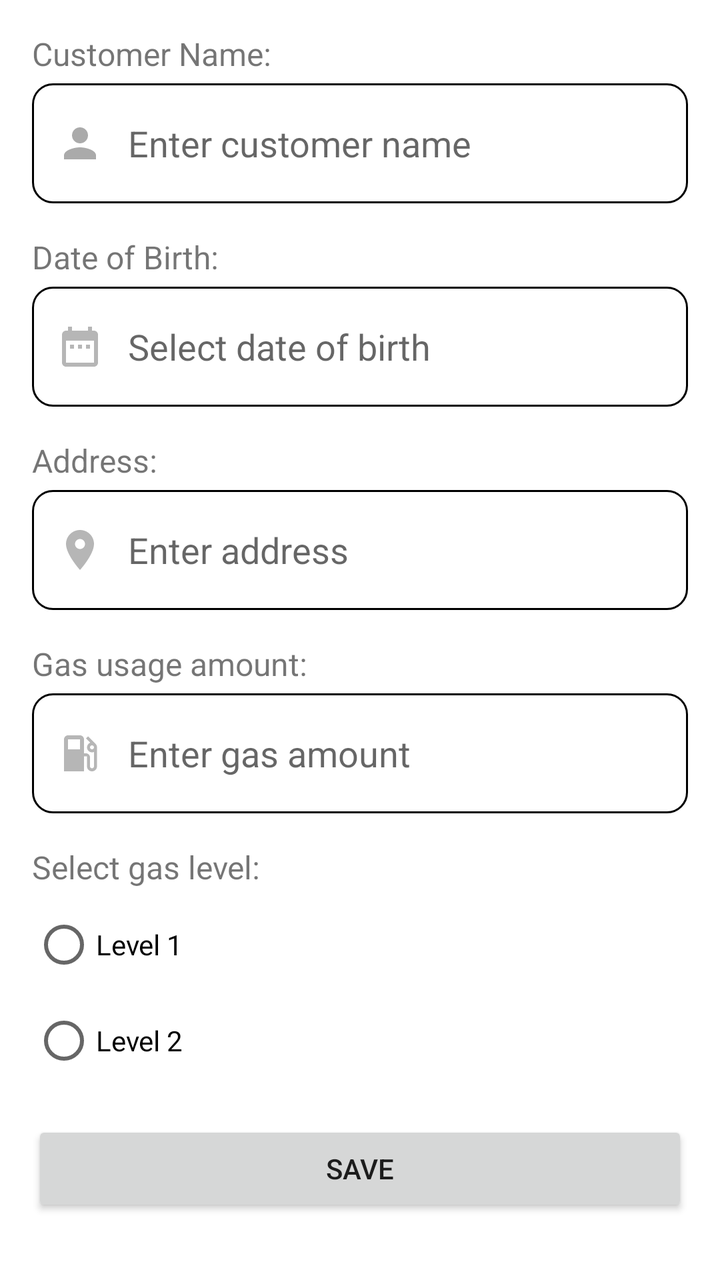
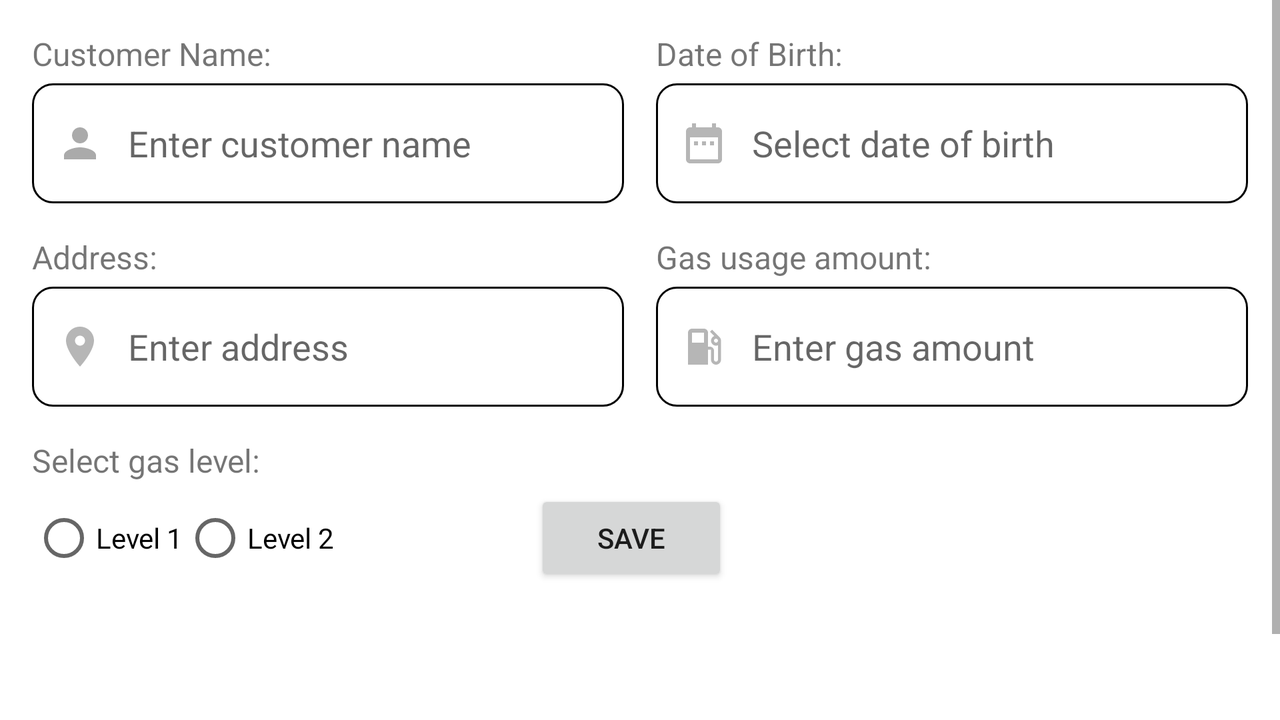

First picture: res/layout/ on a phone held upright. Second picture: the repository's own variant of that layout, on a device whose configuration matches the variant's folder. Source for both follows.
<!-- AndroidManifest.xml: application theme Theme.GasBillManagementS -->
<!-- res/layout/fragment_add_customer.xml -->
<?xml version="1.0" encoding="utf-8"?>
<LinearLayout xmlns:android="http://schemas.android.com/apk/res/android"
    xmlns:tools="http://schemas.android.com/tools"
    android:layout_width="match_parent"
    android:layout_height="match_parent"
    android:orientation="vertical"
    android:padding="16dp"
    tools:context=".ui.customer.AddCustomerFragment">

    <TextView
        android:layout_width="wrap_content"
        android:layout_height="wrap_content"
        android:text="Customer Name:"
        android:textSize="16sp"
        android:layout_marginBottom="4dp" />

    <EditText
        android:id="@+id/et_name"
        android:layout_width="match_parent"
        android:hint="Enter customer name"
        android:layout_height="60dp"
        android:paddingStart="12dp"
        android:paddingEnd="12dp"
        android:drawableStart="@drawable/custom_persom_icom"
        android:drawablePadding="12dp"
        android:background="@drawable/custom_input" />

    <TextView
        android:layout_width="wrap_content"
        android:layout_height="wrap_content"
        android:text="Date of Birth:"
        android:textSize="16sp"
        android:layout_marginTop="16dp"
        android:layout_marginBottom="4dp" />

    <LinearLayout
        android:layout_width="match_parent"
        android:layout_height="wrap_content"
        android:orientation="horizontal">

        <EditText
            android:id="@+id/et_date_of_birth"
            android:layout_width="0dp"
            android:hint="Select date of birth"
            android:layout_height="60dp"
            android:paddingStart="12dp"
            android:paddingEnd="12dp"
            android:drawableStart="@drawable/custom_date_icon"
            android:drawablePadding="12dp"
            android:background="@drawable/custom_input"
            android:focusable="false"
            android:layout_weight="1" />
    </LinearLayout>

    <TextView
        android:layout_width="wrap_content"
        android:layout_height="wrap_content"
        android:text="Address:"
        android:textSize="16sp"
        android:layout_marginTop="16dp"
        android:layout_marginBottom="4dp" />

    <EditText
        android:id="@+id/et_address"
        android:layout_width="match_parent"
        android:hint="Enter address"
        android:layout_height="60dp"
        android:paddingStart="12dp"
        android:paddingEnd="12dp"
        android:drawableStart="@drawable/custom_location_icon"
        android:drawablePadding="12dp"
        android:background="@drawable/custom_input" />

    <TextView
        android:layout_width="wrap_content"
        android:layout_height="wrap_content"
        android:text="Gas usage amount:"
        android:textSize="16sp"
        android:layout_marginTop="16dp"
        android:layout_marginBottom="4dp" />

    <EditText
        android:id="@+id/et_used_num_gas"
        android:layout_width="match_parent"
        android:hint="Enter gas amount"
        android:inputType="number"
        android:layout_height="60dp"
        android:paddingStart="12dp"
        android:paddingEnd="12dp"
        android:drawableStart="@drawable/custom_usedgas_icom"
        android:drawablePadding="12dp"
        android:background="@drawable/custom_input" />

    <TextView
        android:layout_width="wrap_content"
        android:layout_height="wrap_content"
        android:text="Select gas level:"
        android:textSize="16sp"
        android:layout_marginTop="16dp"
        android:layout_marginBottom="4dp" />

    <RadioGroup
        android:id="@+id/radio_group_gas_level"
        android:layout_width="match_parent"
        android:layout_height="wrap_content">

        <RadioButton
            android:id="@+id/radio_level_1"
            android:layout_width="wrap_content"
            android:layout_height="wrap_content"
            android:text="Level 1" />

        <RadioButton
            android:id="@+id/radio_level_2"
            android:layout_width="wrap_content"
            android:layout_height="wrap_content"
            android:text="Level 2" />
    </RadioGroup>

    <Button
        android:id="@+id/btn_save"
        android:layout_width="match_parent"
        android:layout_height="wrap_content"
        android:text="Save"
        android:layout_marginTop="16dp" />
</LinearLayout>
<!-- resources referenced by this layout -->
<resources>
  <!-- drawable custom_date_icon (drawable) -->
  <?xml version="1.0" encoding="utf-8"?>
  <selector xmlns:android="http://schemas.android.com/apk/res/android">
  
      <item android:state_focused="true" android:drawable="@drawable/ic_date_focused" />
      <item android:drawable="@drawable/ic_date" />
  </selector>
  <!-- drawable custom_location_icon (drawable) -->
  <?xml version="1.0" encoding="utf-8"?>
  <selector xmlns:android="http://schemas.android.com/apk/res/android">
  
      <item android:state_focused="true" android:drawable="@drawable/ic_locationfocused" />
      <item android:drawable="@drawable/ic_location" />
  </selector>
  <!-- drawable custom_persom_icom (drawable) -->
  <?xml version="1.0" encoding="utf-8"?>
  <selector xmlns:android="http://schemas.android.com/apk/res/android">
  
          <item android:state_focused="true" android:drawable="@drawable/ic_person_focused" />
          <item android:drawable="@drawable/ic_person" />
  </selector>
  <!-- drawable custom_usedgas_icom (drawable) -->
  <?xml version="1.0" encoding="utf-8"?>
  <selector xmlns:android="http://schemas.android.com/apk/res/android">
  
      <item android:state_focused="true" android:drawable="@drawable/ic_use_gas_focused" />
      <item android:drawable="@drawable/ic_use_gas" />"
  </selector>
  <color name="blue">#2196F3</color>
  <!-- drawable ic_locationfocused (drawable) -->
  <vector xmlns:android="http://schemas.android.com/apk/res/android" android:height="24dp" android:tint="@color/blue_dark" android:viewportHeight="24" android:viewportWidth="24" android:width="24dp">
        
      <path android:fillColor="@android:color/darker_gray" android:pathData="M12,2C8.13,2 5,5.13 5,9c0,5.25 7,13 7,13s7,-7.75 7,-13c0,-3.87 -3.13,-7 -7,-7zM12,11.5c-1.38,0 -2.5,-1.12 -2.5,-2.5s1.12,-2.5 2.5,-2.5 2.5,1.12 2.5,2.5 -1.12,2.5 -2.5,2.5z"/>
      
  </vector>
  <!-- drawable ic_location (drawable) -->
  <vector xmlns:android="http://schemas.android.com/apk/res/android" android:height="24dp" android:tint="#B6B6B6" android:viewportHeight="24" android:viewportWidth="24" android:width="24dp">
        
      <path android:fillColor="@android:color/darker_gray" android:pathData="M12,2C8.13,2 5,5.13 5,9c0,5.25 7,13 7,13s7,-7.75 7,-13c0,-3.87 -3.13,-7 -7,-7zM12,11.5c-1.38,0 -2.5,-1.12 -2.5,-2.5s1.12,-2.5 2.5,-2.5 2.5,1.12 2.5,2.5 -1.12,2.5 -2.5,2.5z"/>
      
  </vector>
  <!-- drawable ic_person_focused (drawable) -->
  <vector xmlns:android="http://schemas.android.com/apk/res/android" android:height="24dp" android:tint="@color/blue_dark" android:viewportHeight="24" android:viewportWidth="24" android:width="24dp">
        
      <path android:fillColor="@android:color/darker_gray" android:pathData="M12,12c2.21,0 4,-1.79 4,-4s-1.79,-4 -4,-4 -4,1.79 -4,4 1.79,4 4,4zM12,14c-2.67,0 -8,1.34 -8,4v2h16v-2c0,-2.66 -5.33,-4 -8,-4z"/>
      
  </vector>
  <!-- drawable ic_person (drawable) -->
  <vector xmlns:android="http://schemas.android.com/apk/res/android" android:height="24dp" android:tint="@color/dark_gray" android:viewportHeight="24" android:viewportWidth="24" android:width="24dp">
        
      <path android:fillColor="@android:color/darker_gray" android:pathData="M12,12c2.21,0 4,-1.79 4,-4s-1.79,-4 -4,-4 -4,1.79 -4,4 1.79,4 4,4zM12,14c-2.67,0 -8,1.34 -8,4v2h16v-2c0,-2.66 -5.33,-4 -8,-4z"/>
      
  </vector>
  <color name="white">#FFFFFFFF</color>
  <color name="teal_200">#FF03DAC5</color>
  <color name="teal_700">#FF018786</color>
  <color name="black">#FF000000</color>
  <color name="blue_dark">#1976D2</color>
</resources>
<!-- res/layout-land/fragment_add_customer.xml (the author's variant of the layout above) -->
<!-- drawn on the phone turned sideways -->
<ScrollView xmlns:android="http://schemas.android.com/apk/res/android"
    xmlns:tools="http://schemas.android.com/tools"
    android:layout_width="match_parent"
    android:layout_height="match_parent"
    tools:context=".ui.customer.AddCustomerFragment">

    <LinearLayout
        android:layout_width="match_parent"
        android:layout_height="wrap_content"
        android:orientation="vertical"
        android:padding="16dp">

        <GridLayout
            android:layout_width="match_parent"
            android:layout_height="wrap_content"
            android:columnCount="2"
            android:rowCount="4"
            android:orientation="horizontal">

            
            <LinearLayout
                android:layout_width="0dp"
                android:layout_height="wrap_content"
                android:layout_columnWeight="1"
                android:orientation="vertical"
                android:layout_marginEnd="8dp">

                <TextView
                    android:layout_width="wrap_content"
                    android:layout_height="wrap_content"
                    android:text="Customer Name:"
                    android:textSize="16sp"
                    android:layout_marginBottom="4dp" />

                <EditText
                    android:id="@+id/et_name"
                    android:layout_width="match_parent"
                    android:layout_height="60dp"
                    android:hint="Enter customer name"
                    android:paddingStart="12dp"
                    android:paddingEnd="12dp"
                    android:drawableStart="@drawable/custom_persom_icom"
                    android:drawablePadding="12dp"
                    android:background="@drawable/custom_input" />
            </LinearLayout>

            <LinearLayout
                android:layout_width="0dp"
                android:layout_height="wrap_content"
                android:layout_columnWeight="1"
                android:orientation="vertical"
                android:layout_marginStart="8dp">

                <TextView
                    android:layout_width="wrap_content"
                    android:layout_height="wrap_content"
                    android:text="Date of Birth:"
                    android:textSize="16sp"
                    android:layout_marginBottom="4dp" />

                <EditText
                    android:id="@+id/et_date_of_birth"
                    android:layout_width="match_parent"
                    android:layout_height="60dp"
                    android:hint="Select date of birth"
                    android:paddingStart="12dp"
                    android:paddingEnd="12dp"
                    android:drawableStart="@drawable/custom_date_icon"
                    android:drawablePadding="12dp"
                    android:background="@drawable/custom_input"
                    android:focusable="false" />
            </LinearLayout>

            
            <LinearLayout
                android:layout_width="0dp"
                android:layout_height="wrap_content"
                android:layout_columnWeight="1"
                android:orientation="vertical"
                android:layout_marginEnd="8dp"
                android:layout_marginTop="16dp">

                <TextView
                    android:layout_width="wrap_content"
                    android:layout_height="wrap_content"
                    android:text="Address:"
                    android:textSize="16sp"
                    android:layout_marginBottom="4dp" />

                <EditText
                    android:id="@+id/et_address"
                    android:layout_width="match_parent"
                    android:layout_height="60dp"
                    android:hint="Enter address"
                    android:paddingStart="12dp"
                    android:paddingEnd="12dp"
                    android:drawableStart="@drawable/custom_location_icon"
                    android:drawablePadding="12dp"
                    android:background="@drawable/custom_input" />
            </LinearLayout>

            <LinearLayout
                android:layout_width="0dp"
                android:layout_height="wrap_content"
                android:layout_columnWeight="1"
                android:orientation="vertical"
                android:layout_marginStart="8dp"
                android:layout_marginTop="16dp">

                <TextView
                    android:layout_width="wrap_content"
                    android:layout_height="wrap_content"
                    android:text="Gas usage amount:"
                    android:textSize="16sp"
                    android:layout_marginBottom="4dp" />

                <EditText
                    android:id="@+id/et_used_num_gas"
                    android:layout_width="match_parent"
                    android:layout_height="60dp"
                    android:hint="Enter gas amount"
                    android:inputType="number"
                    android:paddingStart="12dp"
                    android:paddingEnd="12dp"
                    android:drawableStart="@drawable/custom_usedgas_icom"
                    android:drawablePadding="12dp"
                    android:background="@drawable/custom_input" />
            </LinearLayout>
        </GridLayout>

        
        <TextView
            android:layout_width="wrap_content"
            android:layout_height="wrap_content"
            android:text="Select gas level:"
            android:textSize="16sp"
            android:layout_marginTop="16dp"
            android:layout_marginBottom="4dp" />

        <RadioGroup
            android:id="@+id/radio_group_gas_level"
            android:layout_width="match_parent"
            android:layout_height="wrap_content"
            android:orientation="horizontal">

            <RadioButton
                android:id="@+id/radio_level_1"
                android:layout_width="wrap_content"
                android:layout_height="wrap_content"
                android:text="Level 1" />

            <RadioButton
                android:id="@+id/radio_level_2"
                android:layout_width="wrap_content"
                android:layout_height="wrap_content"
                android:text="Level 2" />

            <Button
                android:id="@+id/btn_save"
                android:layout_width="match_parent"
                android:layout_height="wrap_content"
                android:layout_marginLeft="100dp"
                android:layout_marginRight="260dp"
                android:text="Save" />
        </RadioGroup>

        <View
            android:id="@+id/view3"
            android:layout_width="match_parent"
            android:layout_height="100dp" />

        
    </LinearLayout>
</ScrollView>
